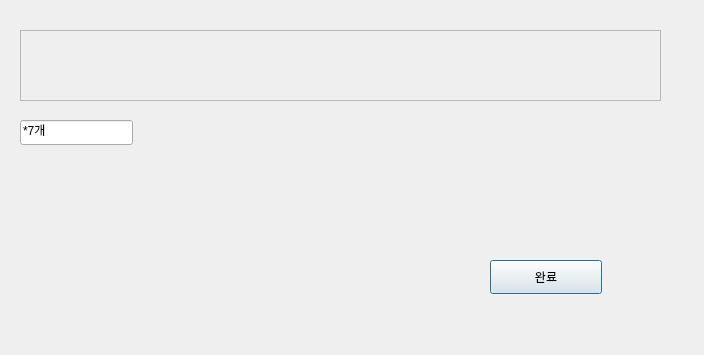
<?xml version="1.0" encoding="UTF-8"?>
<ui version="4.0">
 <class>Dialog</class>
 <widget class="QDialog" name="Dialog">
  <property name="geometry">
   <rect>
    <x>0</x>
    <y>0</y>
    <width>704</width>
    <height>355</height>
   </rect>
  </property>
  <property name="windowTitle">
   <string>Dialog</string>
  </property>
  <widget class="QScrollArea" name="scrollArea">
   <property name="geometry">
    <rect>
     <x>20</x>
     <y>30</y>
     <width>641</width>
     <height>71</height>
    </rect>
   </property>
   <property name="widgetResizable">
    <bool>true</bool>
   </property>
   <widget class="QWidget" name="scrollAreaWidgetContents_5">
    <property name="geometry">
     <rect>
      <x>0</x>
      <y>0</y>
      <width>639</width>
      <height>69</height>
     </rect>
    </property>
    <widget class="QWidget" name="gridLayoutWidget">
     <property name="geometry">
      <rect>
       <x>0</x>
       <y>0</y>
       <width>851</width>
       <height>291</height>
      </rect>
     </property>
     <layout class="QGridLayout" name="gridLayout"/>
    </widget>
   </widget>
  </widget>
  <widget class="QLineEdit" name="lineEdit">
   <property name="geometry">
    <rect>
     <x>20</x>
     <y>120</y>
     <width>113</width>
     <height>25</height>
    </rect>
   </property>
   <property name="text">
    <string>*7개</string>
   </property>
  </widget>
  <widget class="QPushButton" name="pushButton">
   <property name="geometry">
    <rect>
     <x>490</x>
     <y>260</y>
     <width>112</width>
     <height>34</height>
    </rect>
   </property>
   <property name="text">
    <string>완료</string>
   </property>
  </widget>
 </widget>
 <resources/>
 <connections/>
</ui>
